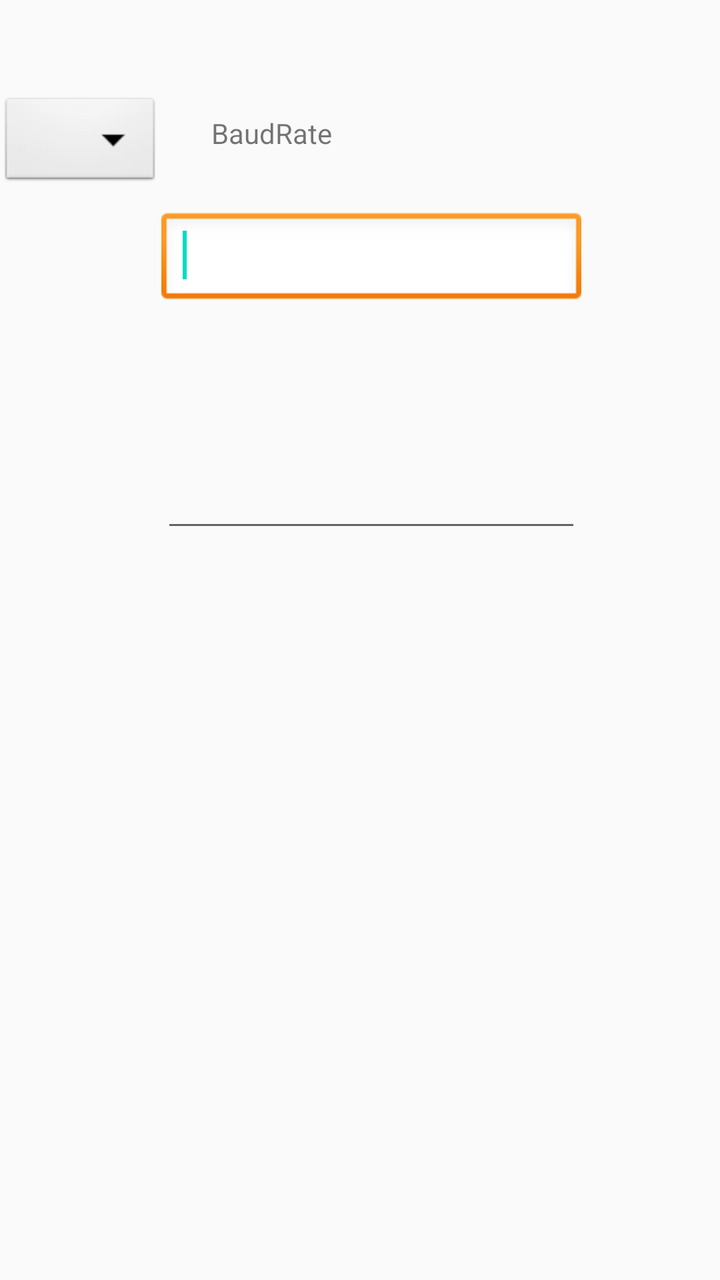
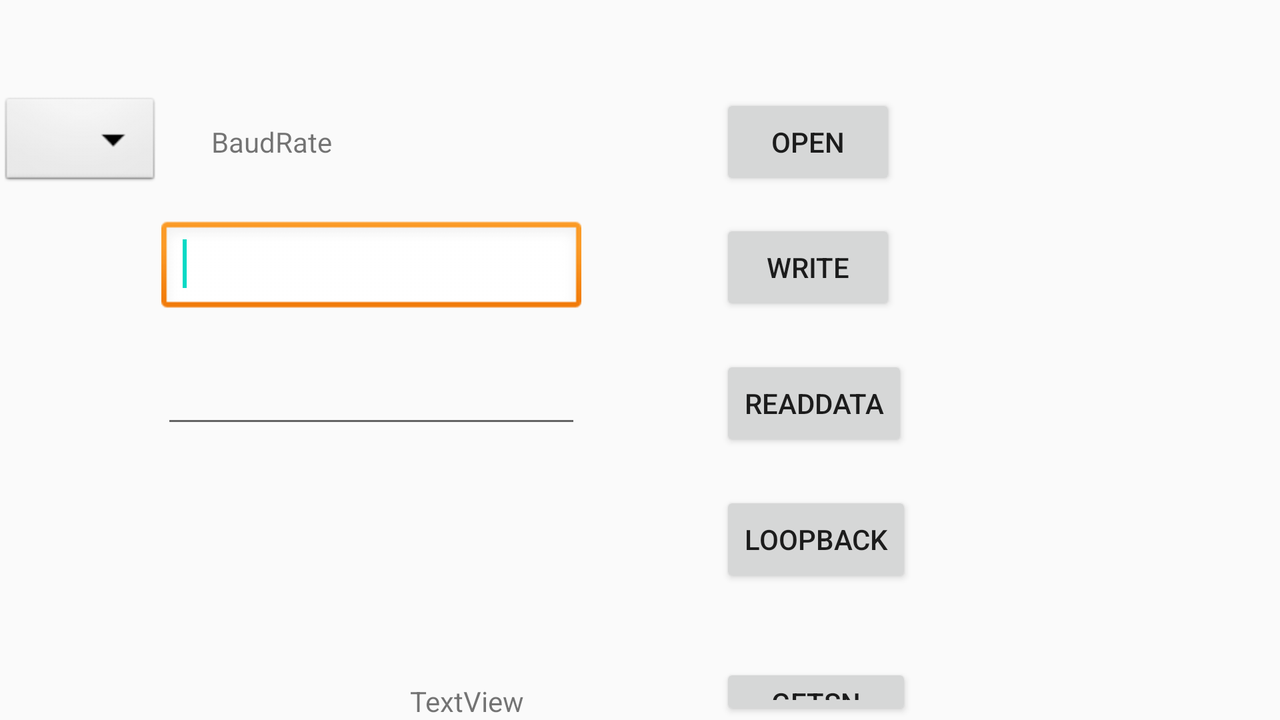

The same Android screen from two of the app's own layout files: first res/layout/ as a phone draws it, then the author's variant for another configuration, drawn on a device whose configuration selects that folder. Both files follow.
<!-- AndroidManifest.xml: activity theme AppTheme -->
<!-- res/layout/activity_singleuart.xml -->
<RelativeLayout xmlns:android="http://schemas.android.com/apk/res/android"
    android:layout_width="match_parent"
    android:layout_height="match_parent">

    <TextView
        android:id="@+id/textView1"
        android:layout_width="wrap_content"
        android:layout_height="wrap_content"
        android:layout_alignBaseline="@+id/button1"
        android:layout_alignBottom="@+id/button1"
        android:layout_marginLeft="25dp"
        android:layout_toRightOf="@+id/spinner1"
        android:text="BaudRate" />

    <Button
        android:id="@+id/button3"
        android:layout_width="wrap_content"
        android:layout_height="wrap_content"
        android:layout_alignLeft="@+id/button2"
        android:layout_below="@+id/button2"
        android:layout_marginTop="20dp"
        android:text="@string/PL2303HXD_ReadData" />

    <EditText
        android:id="@+id/editText2"
        android:layout_width="wrap_content"
        android:layout_height="wrap_content"
        android:layout_alignBaseline="@+id/button3"
        android:layout_alignBottom="@+id/button3"
        android:layout_toRightOf="@+id/spinner1"
        android:ems="10" />

    <EditText
        android:id="@+id/editText1"
        android:layout_width="wrap_content"
        android:layout_height="wrap_content"
        android:layout_alignBaseline="@+id/button2"
        android:layout_alignBottom="@+id/button2"
        android:layout_toRightOf="@+id/spinner1"
        android:background="@android:drawable/edit_text"
        android:ems="10">

        <requestFocus />
    </EditText>

    <Button
        android:id="@+id/button1"
        android:layout_width="wrap_content"
        android:layout_height="wrap_content"
        android:layout_alignParentLeft="true"
        android:layout_alignParentTop="true"
        android:layout_marginLeft="360dp"
        android:layout_marginTop="47dp"
        android:text="@string/PL2303HXD_OpenCOMPort" />

    <Spinner
        android:id="@+id/spinner1"
        android:layout_width="wrap_content"
        android:layout_height="wrap_content"
        android:layout_alignParentLeft="true"
        android:layout_alignTop="@+id/button1"
        android:background="@android:drawable/btn_dropdown" />

    <Button
        android:id="@+id/button2"
        android:layout_width="wrap_content"
        android:layout_height="wrap_content"
        android:layout_alignLeft="@+id/button1"
        android:layout_below="@+id/spinner1"
        android:layout_marginTop="14dp"
        android:text="@string/PL2303HXD_WriteData" />

</RelativeLayout>
<!-- resources referenced by this layout -->
<resources>
  <string name="PL2303HXD_OpenCOMPort">Open</string>
  <string name="PL2303HXD_ReadData">ReadData</string>
  <string name="PL2303HXD_WriteData">Write</string>
  <style name="AppTheme" parent="Theme.AppCompat.Light.NoActionBar">
          
          <item name="colorPrimary">@color/colorPrimary</item>
          <item name="colorPrimaryDark">@color/colorPrimaryDark</item>
          <item name="colorAccent">@color/colorAccent</item>
      </style>
</resources>
<!-- res/layout-land/activity_singleuart.xml (the author's variant of the layout above) -->
<!-- drawn on the phone turned sideways -->
<RelativeLayout xmlns:android="http://schemas.android.com/apk/res/android"
    xmlns:tools="http://schemas.android.com/tools"
    android:layout_width="match_parent"
    android:layout_height="match_parent">

    <TextView
        android:id="@+id/textView1"
        android:layout_width="wrap_content"
        android:layout_height="wrap_content"
        android:layout_alignBaseline="@+id/button1"
        android:layout_alignBottom="@+id/button1"
        android:layout_marginLeft="25dp"
        android:layout_toRightOf="@+id/spinner1"
        android:text="BaudRate" />

    <Button
        android:id="@+id/button3"
        android:layout_width="wrap_content"
        android:layout_height="wrap_content"
        android:layout_alignLeft="@+id/button2"
        android:layout_below="@+id/button2"
        android:layout_marginTop="20dp"
        android:text="@string/PL2303HXD_ReadData" />

    <EditText
        android:id="@+id/editText2"
        android:layout_width="wrap_content"
        android:layout_height="wrap_content"
        android:layout_alignBaseline="@+id/button3"
        android:layout_alignBottom="@+id/button3"
        android:layout_toRightOf="@+id/spinner1"
        android:ems="10" />

    <EditText
        android:id="@+id/editText1"
        android:layout_width="wrap_content"
        android:layout_height="wrap_content"
        android:layout_alignBaseline="@+id/button2"
        android:layout_alignBottom="@+id/button2"
        android:layout_toRightOf="@+id/spinner1"
        android:background="@android:drawable/edit_text"
        android:ems="10">

        <requestFocus />
    </EditText>

    <Button
        android:id="@+id/button1"
        android:layout_width="wrap_content"
        android:layout_height="wrap_content"
        android:layout_alignParentLeft="true"
        android:layout_alignParentTop="true"
        android:layout_marginLeft="360dp"
        android:layout_marginTop="47dp"
        android:text="@string/PL2303HXD_OpenCOMPort" />

    <Spinner
        android:id="@+id/spinner1"
        android:layout_width="wrap_content"
        android:layout_height="wrap_content"
        android:layout_alignParentLeft="true"
        android:layout_alignTop="@+id/button1"
        android:background="@android:drawable/btn_dropdown" />

    <Button
        android:id="@+id/button2"
        android:layout_width="wrap_content"
        android:layout_height="wrap_content"
        android:layout_alignLeft="@+id/button1"
        android:layout_below="@+id/spinner1"
        android:layout_marginTop="14dp"
        android:text="@string/PL2303HXD_WriteData" />

    <Button
        android:id="@+id/button4"
        android:layout_width="wrap_content"
        android:layout_height="wrap_content"
        android:layout_alignLeft="@+id/button3"
        android:layout_below="@+id/button3"
        android:layout_marginTop="20dp"
        android:text="@string/PL2303HXD_LoopBack" />

    <ProgressBar
        android:id="@+id/ProgressBar1"
        style="@style/tallerBarStyle"
        android:layout_width="200dp"
        android:layout_height="wrap_content"
        android:layout_alignBottom="@+id/button4"
        android:layout_toRightOf="@+id/spinner1"
        android:max="200"
        android:visibility="gone" />

    <TextView
        android:id="@+id/textView2"
        android:layout_width="wrap_content"
        android:layout_height="wrap_content"
        android:layout_alignParentLeft="true"
        android:layout_alignTop="@+id/button4"
        android:layout_marginLeft="130dp"
        android:width="300dp"
        android:ems="10" />

    <Button
        android:id="@+id/btn_GetSN"
        android:layout_width="wrap_content"
        android:layout_height="wrap_content"
        android:layout_alignLeft="@+id/button4"
        android:layout_alignRight="@+id/button4"
        android:layout_below="@+id/button4"
        android:layout_marginTop="38dp"
        android:text="@string/PL2303HXD_GetSN" />

    <TextView
        android:id="@+id/text_ShowSN"
        android:layout_width="wrap_content"
        android:layout_height="wrap_content"
        android:layout_alignBottom="@+id/btn_GetSN"
        android:layout_alignLeft="@+id/textView2"
        android:layout_marginLeft="75dp"
        android:text="TextView" />

</RelativeLayout>
<!-- resources referenced by the variant -->
<!-- as the phone turned sideways resolves them -->
<resources>
  <string name="PL2303HXD_GetSN">GetSN</string>
  <string name="PL2303HXD_LoopBack">LoopBack</string>
  <string name="PL2303HXD_OpenCOMPort">Open</string>
  <string name="PL2303HXD_ReadData">ReadData</string>
  <string name="PL2303HXD_WriteData">Write</string>
  <style name="tallerBarStyle" parent="@android:style/Widget.SeekBar">
          <item name="android:indeterminateOnly">false</item>
          <item name="android:progressDrawable">@android:drawable/progress_horizontal</item>
          <item name="android:indeterminateDrawable">@android:drawable/progress_horizontal</item>
          <item name="android:minHeight">20dip</item>
          <item name="android:maxHeight">20dip</item>
      </style>
  <style name="AppTheme" parent="Theme.AppCompat.Light.NoActionBar">
          
          <item name="colorPrimary">@color/colorPrimary</item>
          <item name="colorPrimaryDark">@color/colorPrimaryDark</item>
          <item name="colorAccent">@color/colorAccent</item>
      </style>
</resources>
